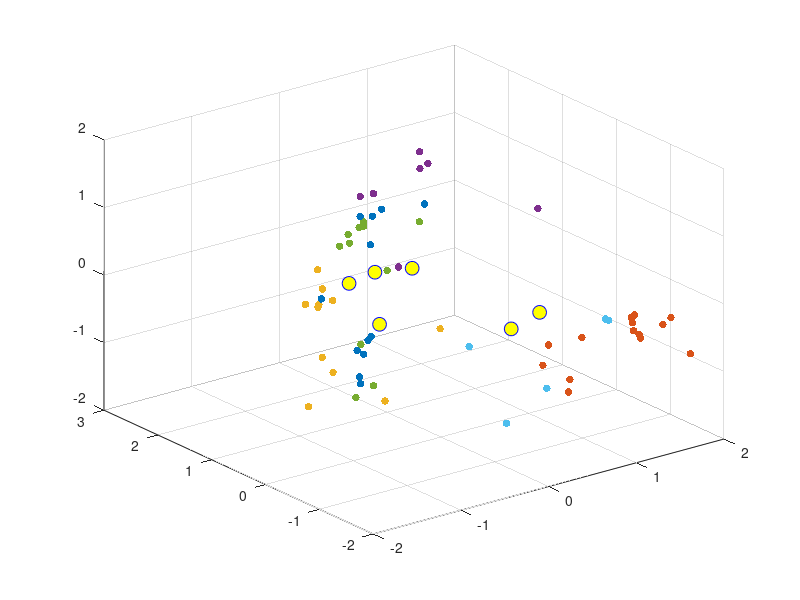

MATLAB code for this plot: (Note: this script raises an error after producing the figure.)
close all
load("F0_PVT.mat")

normalizedPVT = normalize(PVT);

z = "correlation";
[ids, CentralLocations] = kmeans(normalizedPVT(:, :), 6, "Distance", z);

figure;

colors = ['r', 'g', 'b', 'm', 'k', 'c'];

% Data Points
for i = 1:6
  color = colors(i);
  scatter3(normalizedPVT(ids==i,1),normalizedPVT(ids==i,2),normalizedPVT(ids==i,3),30,'filled',color); 
  grid on; hold on; 
  
end



plot3(CentralLocations(:,1),CentralLocations(:,2),CentralLocations(:,3),'o','Color','b','MarkerSize',10,'MarkerFaceColor','y'); hold on;
legend('Cluster 1','Cluster 2','Cluster 3','Cluster 4','Cluster 5','Cluster 6','Centroids',...
       'Location','NW')
title (sprintf('Cluster Assignments and Centroids - %s', z))
xlabel('Pressure'); ylabel('Vibration'); zlabel('Temperature');
set(gca,'Fontsize',18)
hold off


load("PCAF0Electrodes.mat")

DataSetSize = size(projectionPrincipalComponents);


fullDataset = [projectionPrincipalComponents zeros(DataSetSize(1), 1)];

for i = 1:DataSetSize
    fullDataset(i, 4) = floor((i-1)/10) + 1;
end


[m,n] = size(fullDataset) ;
P = 0.6 ;
idx = randperm(m)  ;
Training = fullDataset(idx(1:round(P*m)),:) ; 
Testing = fullDataset(idx(round(P*m)+1:end),:) ;



treebag = TreeBagger(300,Training(:,1:3),Training(:,4),'SampleWithReplacement', 'on', 'OOBPrediction', 'on');

figure;
err = oobError(treebag);
plot(err);
xlabel("Tree Number")
ylabel("Out of Bag Error")


n = 60;

betterBagging = TreeBagger(n,Training(:,1:3),Training(:,4),'SampleWithReplacement', 'on', 'OOBPrediction', 'on');

r = randi([0 n-1], 1 , 2);

view(betterBagging.Trees{r(1)}, 'Mode','graph')
view(betterBagging.Trees{r(2)}, 'Mode','graph')

YFIT = predict(betterBagging, Testing(:, 1:3));

YFIT = cell2mat(YFIT);
YFIT_d = zeros(24,1);
for i = 1:24
   YFIT_d(i,1) = str2double(YFIT(i));
end
%This is the confusion matrix
C = confusionmat(Testing(:, 4), YFIT_d);

figure;
confusionchart(C)
title("Confusion Matrix Chart")



